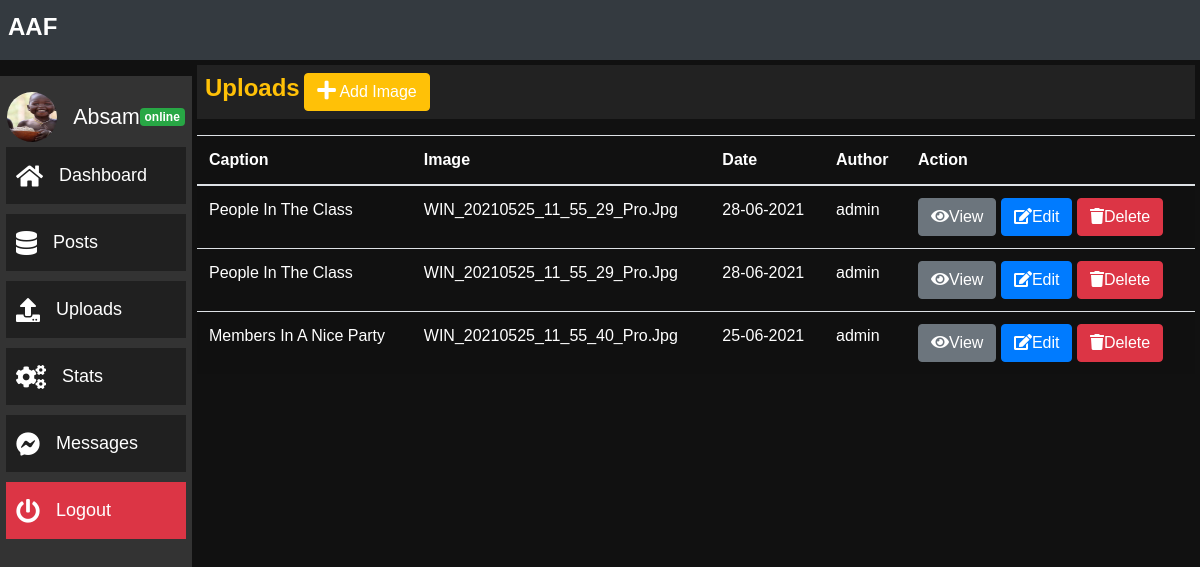
Page /admin/uploads.php (signed in) on the committed database.
### tables this page shows
CREATE TABLE `images` (
  `id` int(11) NOT NULL,
  `caption` text NOT NULL,
  `image_link` text NOT NULL,
  `author` varchar(50) NOT NULL,
  `date` varchar(10) NOT NULL
);

### admin/uploads.php (the view, shortened to what this page needs)
<?php
include "includes/config.php";
?>
<!DOCTYPE html>
<html lang="en-Us">
	<head>
		<link rel="stylesheet" type="text/css" href="/admin/css/stylesheet/all.css">
		<link rel="stylesheet" type="text/css" href="/admin/css/stylesheet/bootstrap.min.css">
		<link rel="stylesheet" type="text/css" href="/admin/css/stylesheet/style.css">
	</head>
	<body>
    <div class="container-fluid">
      <?php include "includes/header.php"; ?>
      <div class="main">
        <div class="p-2 top-bar">
          <h4 class="d-inline font-weight-bold text-warning">Uploads</h4>
          <div class="d-inline ml-auto">
            <button type="button" class="btn btn-warning btn-rounded text-white" data-toggle="modal" data-target="#modal">
              <i class="fa fa-plus fa-lg"></i> Add Image
            </button>
          </div>
        </div>
        <div class="dfd mt-3">
          <div class="table">
          <table class="table text-white table-striped">
            <thead>
              <tr>
                <th>Caption</th>
                <th>Image</th>
                <th>Date</th>
                <th>Author</th>
                <th>Action</th>
              </tr>
            </thead>
            <tbody>
              <?php
                $sql = "SELECT caption, image_link, date, author FROM images ORDER BY id DESC";
                if($result = mysqli_query($conn, $sql)){
                  if(mysqli_num_rows($result)){
                    $cnt=0;
                    while($row = mysqli_fetch_array($result)){
                      $cnt++;
                      ?>
              <tr>
                <td class="dt<?php echo $cnt; ?> text-capitalize"><?php echo $row["caption"]; ?></td>
                <td class="dt<?php echo $cnt; ?> text-capitalize"><?php echo $row["image_link"]; ?></td>
                <td><?php echo $row["date"]; ?></td>
                <td><?php echo $row["author"]; ?></td>
                <td>
                  <button type="button" id="dt<?php echo $cnt; ?>" onclick="showImage(this.id);" data-toggle="modal" data-target = "#ViewImage" class="btn btn-secondary">
                    <i class="fa fa-eye"></i>View
                  </button>
                  <a href="" class="btn btn-primary">
                    <i class="fa fa-edit"></i>Edit
                  </a>
                  <a href="" class="btn btn-danger">
                    <i class="fa fa-trash"></i>Delete
                  </a>
                </td>
              </tr>
                      <?php
                    }
                  }
                }
              ?>
            </tbody>
          </table>
          </div>
        </div>
      </div>
    </div>
	</body>
</html>

### admin/css/stylesheet/all.css (style rules this page uses)
.fa, .fas, .far, .fal, .fad, .fab { -moz-osx-font-smoothing: grayscale; -webkit-font-smoothing: antialiased; display: inline-block; font-style: normal; font-variant: normal; text-rendering: auto; line-height: 1; }
.fa-lg { font-size: 1.33333em; line-height: 0.75em; vertical-align: -.0667em; }
.fa-edit:before { content: "\f044"; }
.fa-eye:before { content: "\f06e"; }
.fa-plus:before { content: "\f067"; }
.fa-trash:before { content: "\f1f8"; }

### admin/css/stylesheet/style.css (style rules this page uses)
body { font-family: Verdana, Geneva, Tahoma, sans-serif; }
a { text-decoration: none !important; }
h1,h2,h3,h4,h5,h6 { margin-bottom: 5px; }
.container-fluid { padding: 0px; }
.main { display: inline-block; width: 74%; margin-left: 26%; padding: 5px; }

### admin/uploads.php (style rules this page uses)
body { background: #111; }
.main { margin-left: 16%; padding: 5px; width: 84%; }
.top-bar { padding: 5px; background: #222; widt }
.table { width: 100%; overflow: auto; }

### rows in the picture
images: caption "People In The Class", image_link "WIN_20210525_11_55_29_Pro.jpg", date "28-06-2021", author "admin"
images: caption "People In The Class", image_link "WIN_20210525_11_55_29_Pro.jpg", date "28-06-2021", author "admin"
images: caption "Members In A Nice Party", image_link "WIN_20210525_11_55_40_Pro.jpg", date "25-06-2021", author "admin"
